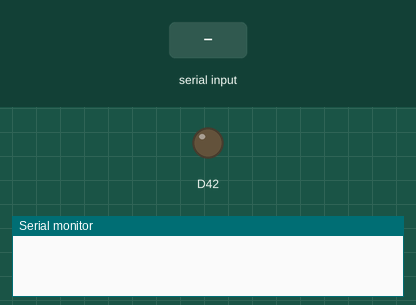
Bench run of a sketch on a simulated Arduino Due. Parts: output pins drawn as LEDs (lit = HIGH), the last lines printed to the serial monitor. Inputs (shaded band) come from the test bench. The modem accepts every AT command (registered, SIM ready, sends succeed) and sends nothing else.

Above: at 1.2 s.
1.3 s: "~" received over Serial
3.5 s: "~" received over the second serial link
5.6 s: "1" received over the second serial link
At 9.2 s:
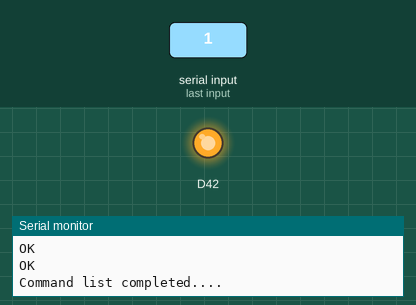
Timing chart, 0 to 10.7 s (numbered marks = the images above; inputs shaded):
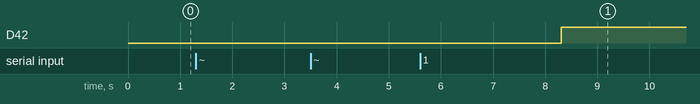

The sketch:

connectTOap.ino
```cpp
/*
 Transmit serial data back and forth between two ports
 in order to flash new firmware to ichip with the ichip config tool.

 Note: Steps 1-5 have to be completed within 30 seconds (30000ms)

 Steps:
 1) reset arduino (e.g. power cycle)
 2) start ichip software
 3) menu "serial ports", select com port of ardiuno, set baud rate to 9600
 4) click on "ichip uploader via serial"
 5) select EBI flash 16 Megabit (if window doesn't appear, start over, act faster)
 6) Click FW Update, select .imf file and wait until finished, close ichip program
 7) power cycle arduino/gevcu and wait 20-30sec
 8) menu "serial ports", set baud rate to 115200
 9) go to configuration page

 check-out http://www.youtube.com/watch?v=vS60htz6h1g at 00:35:00

 */
char inbyte;
bool flag = true;
void setup() {
	SerialUSB.begin(9600); // use SerialUSB only as the programming port doesn't work
	Serial2.begin(9600); // use Serial3 for GEVCU2, use Serial2 for GEVCU3+4
//	pinMode(43, INPUT);
	pinMode(42, OUTPUT);
	digitalWrite(42, LOW);
}

void loop() {
	while (Serial2.available()) {
		SerialUSB.write(Serial2.read());
	}
	while (SerialUSB.available()) {
          inbyte=SerialUSB.read();
          if (inbyte=='~'){sendcommandlist();}
		else {Serial2.write(inbyte);}
	}

      if (millis() > 6000) {
           digitalWrite(42, HIGH);
        }


}

void sendcommandlist()
{
  SerialUSB.println("Sending commands....");

sendmessage("AT+iFD");//Clear all options
sendmessage("AT+iHIF=1");//Host connection set to serial port
sendmessage("AT+iBDRA");//Automatic baud rate on host serial port
sendmessage("AT+iRP1");//Automatic baud rate on host serial port

//sendmessage("AT+iWRST");//Wireless chip reset
//sendmessage("AT+iWLBM");  //Set to 802.11b
//sendmessage("AT+iWEBP=80");//Website port number
//sendmessage("AT+iWLCH=3");  //Wireless channel
sendmessage("AT+iWLSI=riverhouse");//SSID
sendmessage("AT+iDIP=192.168.1.46");//default ip
//sendmessage("AT+iSNET=255.255.255.0");//subnet
//sendmessage("AT+iDPSZ=6");//DHCP pool size
//sendmessage("AT+iWST0=0");//Connection security wap/wep/wap2
//sendmessage("AT+iWLPW=14");//Max radio power
//sendmessage("AT+iWRFU"); //Radio on

sendmessage("AT+iRPG=secret");
sendmessage("AT+iWPWD=secret");
sendmessage("AT+iAWS=1");//Website on
//sendmessage("AT+iSTAP=1");//Act as AP
sendmessage("AT+iDOWN");//Powercycle reset

  SerialUSB.println("Command list completed....");
}

void sendmessage(char* message)
{
  Serial2.println(message);
    delay(700);
    while (Serial2.available()) {SerialUSB.write(Serial2.read());}

}
```
